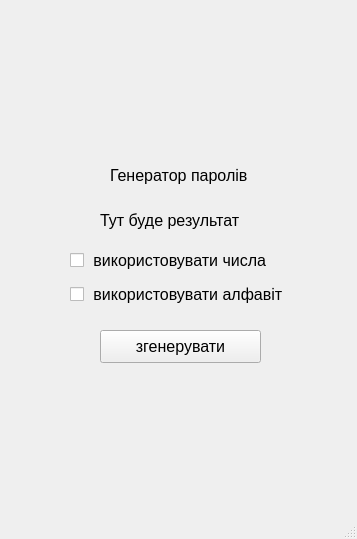
<?xml version="1.0" encoding="UTF-8"?>
<ui version="4.0">
 <class>MainWindow</class>
 <widget class="QMainWindow" name="MainWindow">
  <property name="geometry">
   <rect>
    <x>0</x>
    <y>0</y>
    <width>357</width>
    <height>539</height>
   </rect>
  </property>
  <property name="font">
   <font>
    <pointsize>12</pointsize>
   </font>
  </property>
  <property name="windowTitle">
   <string>MainWindow</string>
  </property>
  <widget class="QWidget" name="centralwidget">
   <widget class="QLabel" name="label_2">
    <property name="geometry">
     <rect>
      <x>100</x>
      <y>210</y>
      <width>191</width>
      <height>21</height>
     </rect>
    </property>
    <property name="text">
     <string>Тут буде результат</string>
    </property>
   </widget>
   <widget class="QLabel" name="title">
    <property name="geometry">
     <rect>
      <x>110</x>
      <y>160</y>
      <width>171</width>
      <height>31</height>
     </rect>
    </property>
    <property name="font">
     <font>
      <pointsize>12</pointsize>
     </font>
    </property>
    <property name="text">
     <string>Генератор паролів</string>
    </property>
   </widget>
   <widget class="QCheckBox" name="cb_numbers">
    <property name="geometry">
     <rect>
      <x>70</x>
      <y>250</y>
      <width>251</width>
      <height>20</height>
     </rect>
    </property>
    <property name="text">
     <string> використовувати числа</string>
    </property>
   </widget>
   <widget class="QPushButton" name="btn_generate">
    <property name="geometry">
     <rect>
      <x>100</x>
      <y>330</y>
      <width>161</width>
      <height>33</height>
     </rect>
    </property>
    <property name="font">
     <font>
      <pointsize>12</pointsize>
     </font>
    </property>
    <property name="styleSheet">
     <string notr="true"/>
    </property>
    <property name="text">
     <string>згенерувати</string>
    </property>
   </widget>
   <widget class="QCheckBox" name="cb_alphabet">
    <property name="geometry">
     <rect>
      <x>70</x>
      <y>280</y>
      <width>261</width>
      <height>28</height>
     </rect>
    </property>
    <property name="font">
     <font>
      <pointsize>12</pointsize>
     </font>
    </property>
    <property name="text">
     <string> використовувати алфавіт</string>
    </property>
   </widget>
  </widget>
  <widget class="QMenuBar" name="menubar">
   <property name="geometry">
    <rect>
     <x>0</x>
     <y>0</y>
     <width>357</width>
     <height>34</height>
    </rect>
   </property>
  </widget>
  <widget class="QStatusBar" name="statusbar"/>
 </widget>
 <resources/>
 <connections/>
</ui>
